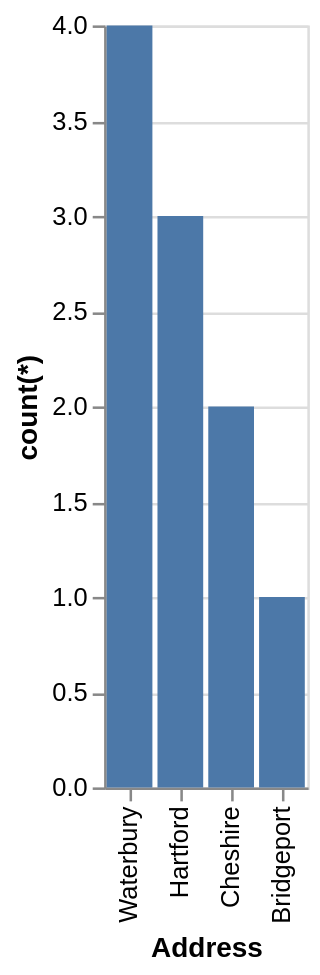

Vega-Lite specification for this chart:
### Vega-Lite specification from a JSON file in a GitHub repository (floating-point values rounded to 4 significant figures)
{"data": {"values": [{"x_data": "Waterbury", "y_data": 4}, {"x_data": "Hartford", "y_data": 3}, {"x_data": "Cheshire", "y_data": 2}, {"x_data": "Bridgeport", "y_data": 1}]}, "mark": "bar", "encoding": {"x": {"field": "x_data", "type": "nominal", "title": "Address", "sort": {"op": "sum", "field": "y_data", "order": "descending"}}, "y": {"field": "y_data", "type": "quantitative", "title": "count(*)"}}}
